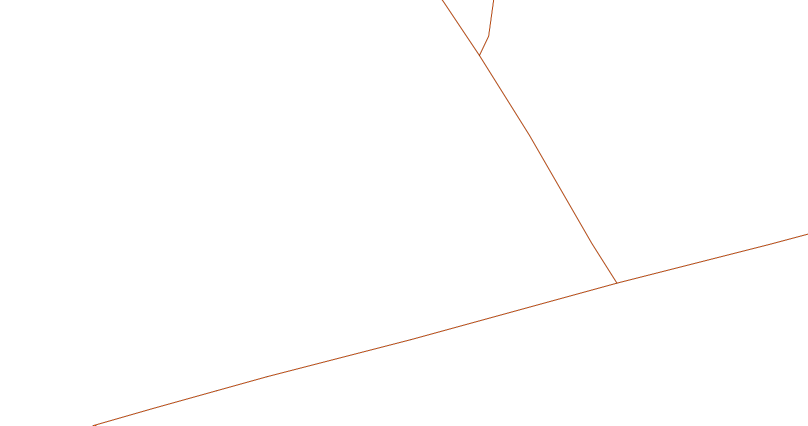
#> input picture plan.png, 1616 x 851 px (shown at 1/2 size)
$ python perpendicular_checking.py ../image.png ../plan.png   (older library calls are emulated)
#> lines starting #> are read from the running program, lines starting #| are printed output that depends on the picture; after the words box and inside, x2 and y2 are one past the last pixel; in counts of white or black regions, pixels touching at a corner belong together
#> further down, road is the input picture: shape (851, 1616, 3); mean B, G, R 254.2, 254.4, 254.7
import cv2
import numpy as np
import sys
from skimage import morphology

def display_image(window_name, img):
    """
    Display an image in a window with the given name.
    """
    cv2.imshow(window_name, img)
    cv2.waitKey(0)  # Wait until a key is pressed
    cv2.destroyAllWindows()

def resize_image(img, width, height):
    """
    Resize the image to the given width and height.
    """
    dim = (width, height)
    img = cv2.resize(img, dim, interpolation=cv2.INTER_NEAREST)

    return img

def scale_image(img, scale_percent=65):
    """
    Scale the image by the given scale percentage.
    """
#> called with scale_percent = 65
    width = int(img.shape[1] * scale_percent / 100)
#> width = 1050
    height = int(img.shape[0] * scale_percent / 100)
#> height = 553
    dim = (width, height)
#> dim = (1050, 553)

    # Resize the image
    img = cv2.resize(img, dim, interpolation=cv2.INTER_AREA)

    return img

def get_points_central_axis(img):
    """
    Get the central axis points from the skeletonized central axis image.
    """
    points = []
    height, width = img.shape[:2]
    for i in range(height):
        for j in range(width):
            if img[i, j] > 0:
                points.append((i, j))

    return points

def skeletonize_image(img):
    """
    Skeletonize the given image.
    """
    # Convert the image to a binary boolean array to skeletonize it
    binary_bool = img > 0

    # Skeletonize the image
    skeleton = morphology.skeletonize(binary_bool)
    skeleton = np.uint8(skeleton) * 255

    # Exract the points from the skeleton
    points = get_points_central_axis(skeleton)

    return skeleton, points


central_axis_path = sys.argv[1]
road_path = sys.argv[2]

# Load the road image
road = cv2.imread(road_path, cv2.IMREAD_COLOR)
road = scale_image(road)

# Load the central axis image
central_axis = cv2.imread(central_axis_path, cv2.IMREAD_GRAYSCALE)
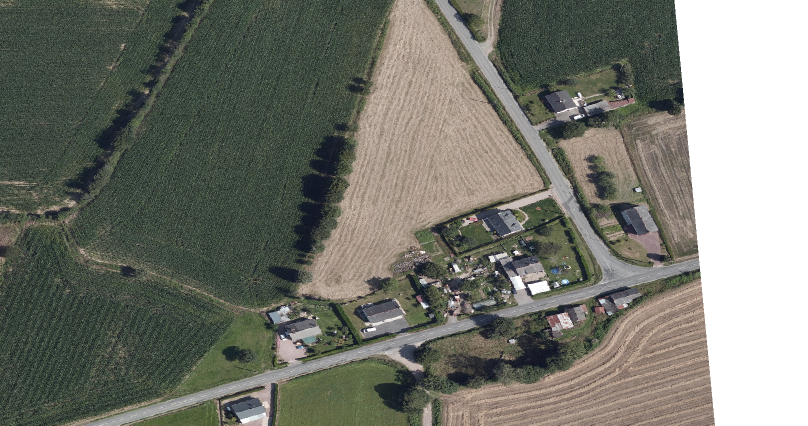
#> input picture image.png, 1616 x 851 px (shown at 1/2 size)
#> central_axis: shape (851, 1616); min 0, max 255, mean 117.9
central_axis = resize_image(central_axis, road.shape[1], road.shape[0])
central_axis = cv2.bitwise_not(central_axis) # Invert the image
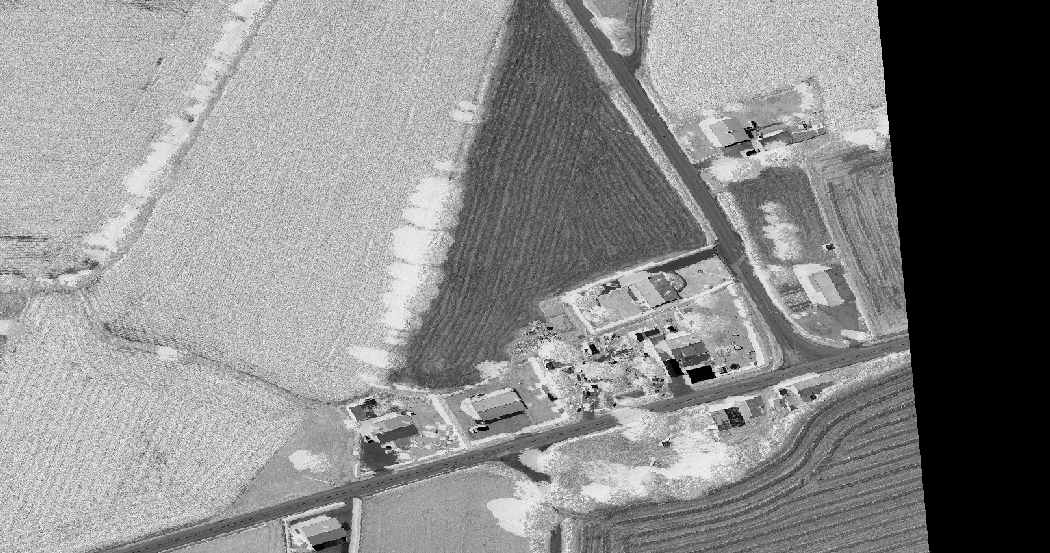
#> central_axis: shape (553, 1050); min 0, max 255, mean 137.2

# Sobel filter to compute the gradient
sobel_x = cv2.Sobel(central_axis, cv2.CV_64F, 1, 0, ksize=7)
sobel_y = cv2.Sobel(central_axis, cv2.CV_64F, 0, 1, ksize=7)
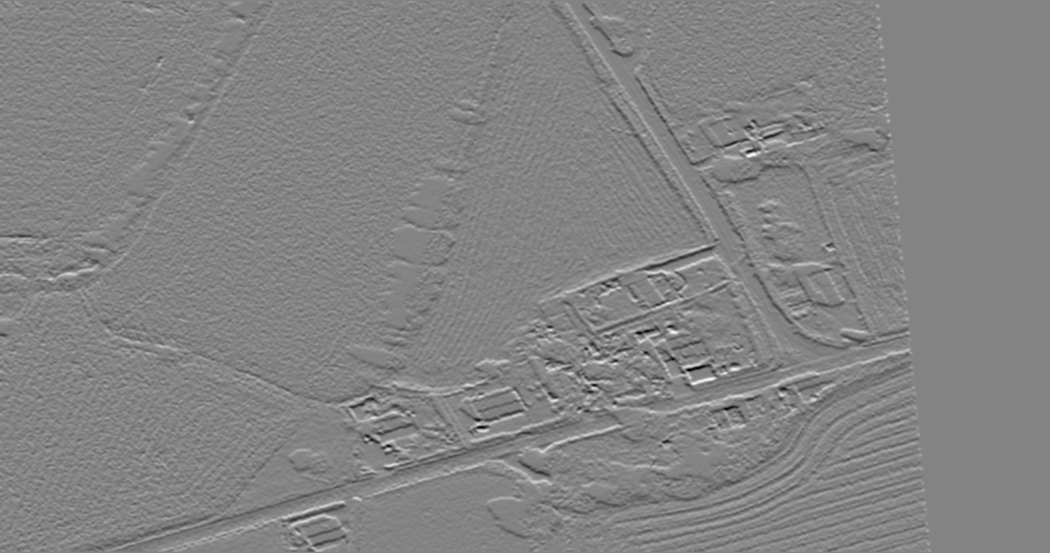
#> sobel_y: shape (553, 1050) float64; min -124955, max 116836, mean -83; drawn with min black and max white

# Skeletonize the central axis image
skeleton, points = skeletonize_image(central_axis)
#> in skeletonize_image, `binary_bool = img > 0`:
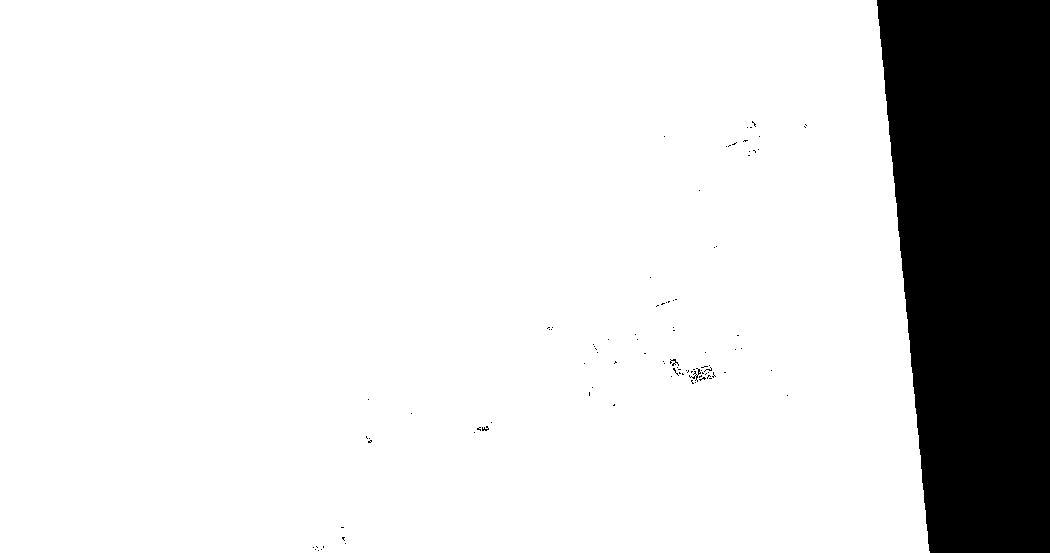
#> binary_bool: shape (553, 1050) bool; 86% white; 98 black regions (94 under 20 px), largest, box (x1, y1, x2, y2) and area: (877, 0, 1050, 553) 81195, (689, 368, 701, 382) 42, (670, 359, 679, 366) 27, (482, 426, 489, 431) 20
#> in skeletonize_image, `skeleton = morphology.skeletonize(binary_bool)`: skeleton: shape (553, 1050) bool; 1.2% white in thin lines or dots, all inside (x1, y1, x2, y2) = (161, 60, 929, 552)
#> in skeletonize_image, `points = get_points_central_axis(skeleton)`: points = 7085 pairs, first value 60 to 551, second value 161 to 928

# Bilateral filtering
road = cv2.bilateralFilter(road, 9, 100, 100)
#> road: shape (553, 1050, 3)

# Canny edge detection
edges = cv2.Canny(road, 75, 125)
#> edges: shape (553, 1050); 0.48% white in thin lines or dots, all inside (x1, y1, x2, y2) = (120, 0, 1050, 553)
display_image("Edges", edges)

# Overlay the skeleton on the edges image
edges_copy = cv2.cvtColor(edges, cv2.COLOR_GRAY2BGR)
edges_copy[skeleton > 0] = [0, 255, 0]
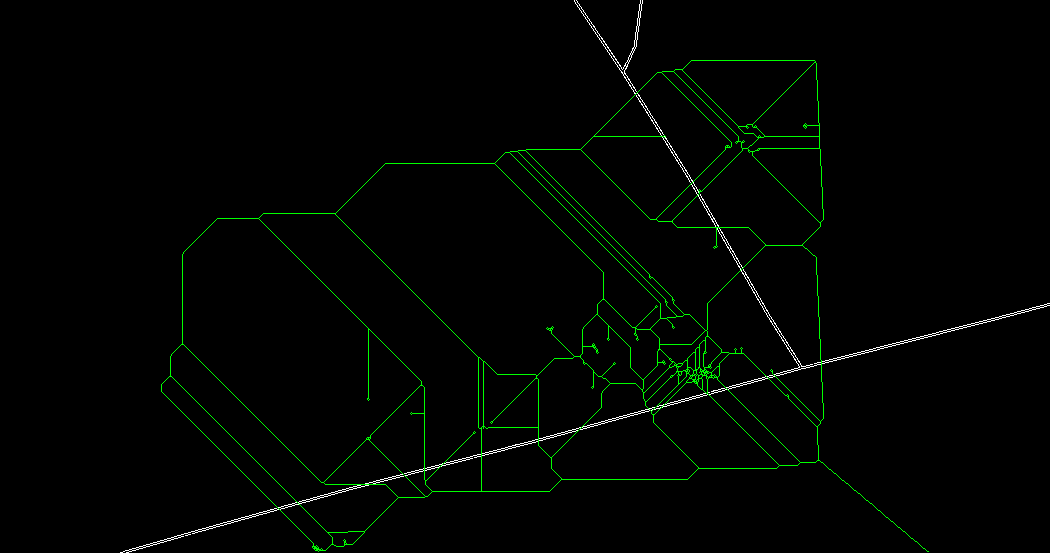
#> edges_copy: shape (553, 1050, 3); mean B, G, R 1.2, 4.3, 1.2
display_image("Edges with Central Axis", edges_copy)

# Find the road edges
road_edges = np.zeros(road.shape[:2], dtype=np.uint8)
minmax = range(3, 15) # Min and max distances to check for edges

for k in range(0, len(points)):
    # Extract k-th point of the central axis
    (i, j) = points[k]
    grad_x = sobel_x[i, j]
    grad_y = sobel_y[i, j]

    if grad_x != 0 or grad_y != 0:
        # Normalize the gradient
        magnitude = np.sqrt(grad_x**2 + grad_y**2)
        norm_x = grad_x / magnitude
        norm_y = grad_y / magnitude

        # Check the edges in the normal direction
        for n in minmax:
            x2 = int(j + n * norm_x)
            y2 = int(i + n * norm_y)

            if x2 >= 0 and x2 < edges.shape[1] and y2 >= 0 and y2 < edges.shape[0]:
                if edges[y2, x2] == 0:
                    road_edges[y2, x2] = 255

                elif edges[y2, x2] > 0:
                    road_edges[y2, x2] = 255

                    # Check 8 connected neighbors
                    for dy in [-1, 0, 1]:
                        for dx in [-1, 0, 1]:
                            if dy == 0 and dx == 0:
                                continue
                            ny, nx = y2 + dy, x2 + dx
                            if ny >= 0 and ny < edges.shape[0] and nx >= 0 and nx < edges.shape[1]:
                                if edges[ny, nx] > 0:
                                    road_edges[ny, nx] = 255
                    break

        # Check the edges in the opposite direction
        for n in minmax:
            x3 = int(j - n * norm_x)
            y3 = int(i - n * norm_y)

            if x3 >= 0 and x3 < edges.shape[1] and y3 >= 0 and y3 < edges.shape[0]:
                if edges[y3, x3] == 0:
                    road_edges[y3, x3] = 255

                elif edges[y3, x3] > 0:
                    road_edges[y3, x3] = 255

                    # Check 8 connected neighbors
                    for dy in [-1, 0, 1]:
                        for dx in [-1, 0, 1]:
                            if dy == 0 and dx == 0:
                                continue
                            ny, nx = y3 + dy, x3 + dx
                            if ny >= 0 and ny < edges.shape[0] and nx >= 0 and nx < edges.shape[1]:
                                if edges[ny, nx] > 0:
                                    road_edges[ny, nx] = 255
                    break
#> this loop made 7085 passes
#> (grad_x, grad_y, magnitude, norm_x, norm_y) on passes 1 to 12: (988, 4954, 5051.6, 0.196, 0.981), (7251, 3361, 7992.1, 0.907, 0.421), (4184, 2238, 4744.9, 0.882, 0.472), (-215, 2059, 2070.2, -0.104, 0.995), (778, 212, 806.4, 0.965, 0.263), (-65, -4485, 4485.5, -0.0145, -1), (-6635, -8073, 10449.7, -0.635, -0.773), (-10163, -6429, 12025.7, -0.845, -0.535), (-8003, -923, 8056, -0.993, -0.115), (-6018, 3832, 7134.5, -0.844, 0.537), (11, 5309, 5309, 0.00207, 1), (11213, 3691, 11804.9, 0.95, 0.313)
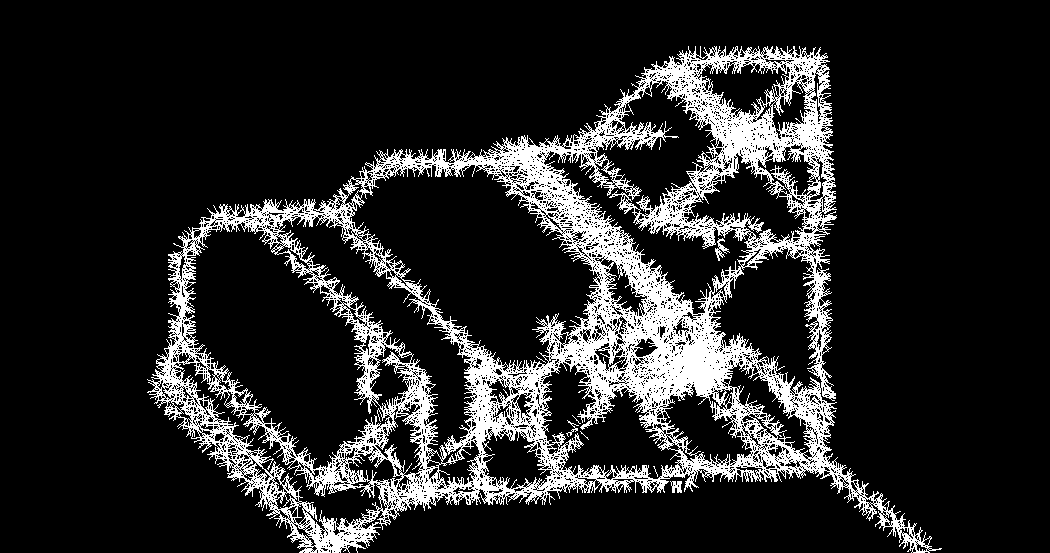
#> road_edges: shape (553, 1050); 15.3% white; 9 white regions (5 under 20 px), largest, box (x1, y1, x2, y2) and area: (147, 46, 942, 553) 88233, (715, 238, 730, 261) 119, (670, 481, 682, 493) 97, (566, 420, 579, 437) 50

# Overlay the road edges on the road image
road_copy = road.copy()
road_copy[road_edges > 0] = [0, 0, 255]
#> road_copy: shape (553, 1050, 3); mean of channels 0, 1, 2 215.5, 215.6, 254.8
road_copy[central_axis > 0] = [0, 255, 0]
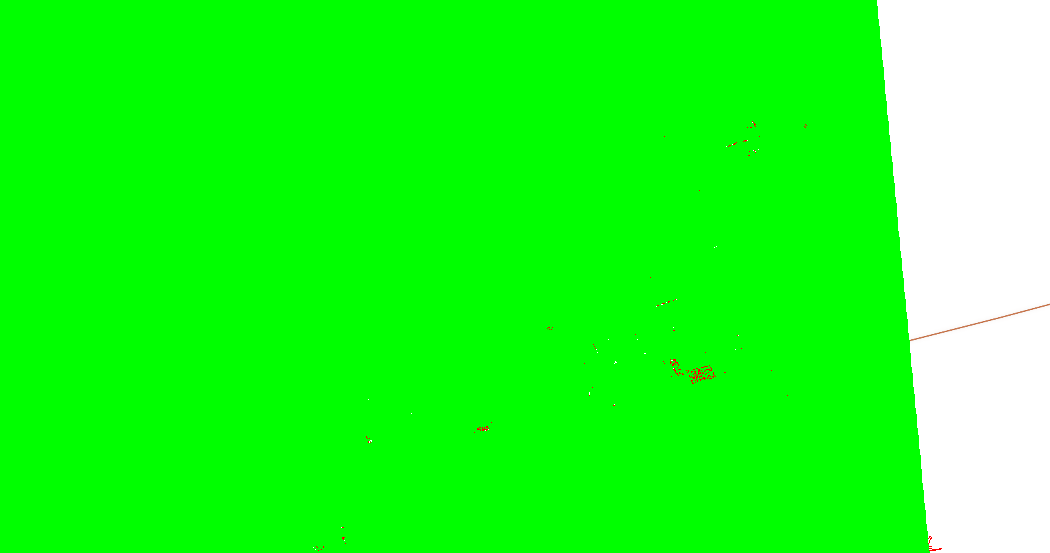
#> road_copy: shape (553, 1050, 3); mean of channels 0, 1, 2 35.6, 254.8, 35.8; drawn as B, G, R
display_image("Road Edges", road_copy)
